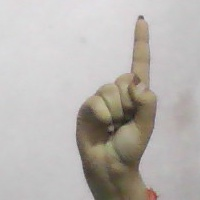
#> input picture 1/1.jpg, 200 x 200 px, given in place of the camera
$ python Data_creation.py
#> lines starting #> are read from the running program, lines starting #| are printed output that depends on the picture
#!/usr/bin/env python
# coding: utf-8

# In[4]:


get_ipython().system('pip install opencv-python')


# In[1]:


import cv2

def cal_accum_avg(frame, accumulated_weight, background):
    if background is None:
        background = frame.copy().astype("float64")
        return background
    cv2.accumulateWeighted(frame, background, accumulated_weight)
    return background

def segment_hand(frame, threshold=25, background=None):
    if background is None:
        return None

    diff = cv2.absdiff(background.astype("uint8"), frame.astype("uint8"))
    _, thresholded = cv2.threshold(diff, threshold, 255, cv2.THRESH_BINARY)

    contours, hierarchy = cv2.findContours(thresholded, cv2.RETR_EXTERNAL, cv2.CHAIN_APPROX_SIMPLE)

    if len(contours) == 0:
        return None
    else:
        hand_segment_max_cont = max(contours, key=cv2.contourArea)
        return (thresholded, hand_segment_max_cont)

cam = cv2.VideoCapture(0)

num_frames = 0
element = 'Z'
num_imgs_taken = 0
ROI_top = 100
ROI_bottom = 300
ROI_right = 150
ROI_left = 350
accumulated_weight = 0.5
background = None

while True:
    ret, frame = cam.read()
#> frame is the input picture: shape (200, 200, 3); mean B, G, R 177.1, 181.2, 185.6

    frame = cv2.flip(frame, 1)
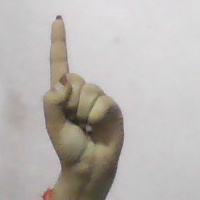
#> frame: shape (200, 200, 3); mean B, G, R 177.1, 181.2, 185.6

    frame_copy = frame.copy()

    roi = frame[ROI_top:ROI_bottom, ROI_right:ROI_left]
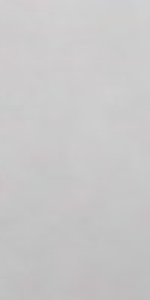
#> roi: shape (100, 50, 3) (shown 3 times larger); mean B, G, R 200.2, 199.8, 200.7

    gray_frame = cv2.cvtColor(roi, cv2.COLOR_BGR2GRAY)
    gray_frame = cv2.GaussianBlur(gray_frame, (9, 9), 0)

    color_frame = roi.copy()

    if num_frames < 156:
        background = cal_accum_avg(gray_frame, accumulated_weight, background)
        if num_frames <= 59:
            cv2.putText(frame_copy, "FETCHING BACKGROUND...PLEASE WAIT", (80, 400), cv2.FONT_HERSHEY_SIMPLEX, 0.9, (0, 0, 255), 2)

    elif num_frames <= 300:
        hand = segment_hand(gray_frame, background=background)

        cv2.putText(frame_copy, "Adjust hand...Gesture for " + str(element), (200, 400), cv2.FONT_HERSHEY_SIMPLEX, 1, (0, 0, 255), 2)

        if hand is not None:
            thresholded, hand_segment = hand

            cv2.drawContours(frame_copy, [hand_segment + (ROI_right, ROI_top)], -1, (255, 0, 0), 1)

            cv2.putText(frame_copy, str(num_frames) + " For " + str(element), (70, 45), cv2.FONT_HERSHEY_SIMPLEX, 1, (0, 0, 255), 2)

            cv2.imshow("Thresholded Hand Image", thresholded)

    else:
        hand = segment_hand(gray_frame, background=background)

        if hand is not None:
            thresholded, hand_segment = hand

            cv2.drawContours(frame_copy, [hand_segment + (ROI_right, ROI_top)], -1, (255, 0, 0), 1)

            cv2.putText(frame_copy, str(num_frames), (70, 45), cv2.FONT_HERSHEY_SIMPLEX, 1, (0, 0, 255), 2)
            cv2.putText(frame_copy, str(num_imgs_taken) + ' images' + " For " + str(element), (200, 400), cv2.FONT_HERSHEY_SIMPLEX, 1, (0, 0, 255), 2)

            cv2.imshow("Thresholded Hand Image", thresholded)

            if num_imgs_taken <= 156:
                cv2.imwrite(r"C:\Users\Krishna\Downloads\Gesture\train\\" + str(element) + "\\" + str(num_imgs_taken) + '.jpg', color_frame)
            else:
                break

            num_imgs_taken += 1
        else:
            cv2.putText(frame_copy, 'No hand detected...', (200, 400), cv2.FONT_HERSHEY_SIMPLEX, 1, (0, 0, 255), 2)

    cv2.rectangle(frame_copy, (ROI_left, ROI_top), (ROI_right, ROI_bottom), (255, 128, 0), 3)

    cv2.putText(frame_copy, "Hand sign recognition_ _ _", (10, 20), cv2.FONT_ITALIC, 0.5, (51, 255, 51), 1)
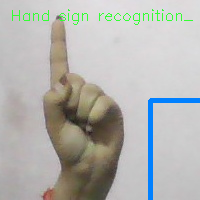
#> frame_copy: shape (200, 200, 3); mean B, G, R 176.5, 180.3, 180.3

    num_frames += 1

    cv2.imshow("Sign Detection", frame_copy)

    k = cv2.waitKey(1) & 0xFF
#> (key Esc is pressed here)

    if k == 27:
        break

cv2.destroyAllWindows()
cam.release()


# In[ ]:
